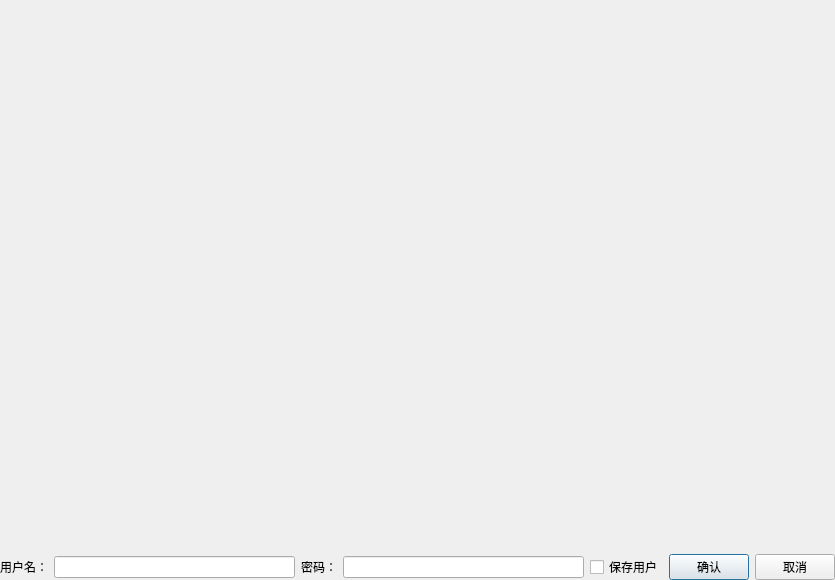
<?xml version="1.0" encoding="UTF-8"?>
<ui version="4.0">
 <class>splash_login_dialog</class>
 <widget class="QDialog" name="splash_login_dialog">
  <property name="windowModality">
   <enum>Qt::NonModal</enum>
  </property>
  <property name="geometry">
   <rect>
    <x>0</x>
    <y>0</y>
    <width>835</width>
    <height>580</height>
   </rect>
  </property>
  <property name="windowTitle">
   <string>splash_login_dialog</string>
  </property>
  <layout class="QVBoxLayout" name="verticalLayout">
   <property name="leftMargin">
    <number>0</number>
   </property>
   <property name="topMargin">
    <number>0</number>
   </property>
   <property name="rightMargin">
    <number>0</number>
   </property>
   <property name="bottomMargin">
    <number>0</number>
   </property>
   <item>
    <widget class="QLabel" name="label">
     <property name="text">
      <string/>
     </property>
     <property name="pixmap">
      <pixmap resource="splash_window.qrc">:/images/splash_icon/splash2.jpg</pixmap>
     </property>
    </widget>
   </item>
   <item>
    <layout class="QHBoxLayout" name="horizontalLayout">
     <item>
      <widget class="QLabel" name="label_2">
       <property name="text">
        <string>用户名：</string>
       </property>
      </widget>
     </item>
     <item>
      <widget class="QLineEdit" name="lineEditUserName"/>
     </item>
     <item>
      <widget class="QLabel" name="label_3">
       <property name="text">
        <string>密码：</string>
       </property>
      </widget>
     </item>
     <item>
      <widget class="QLineEdit" name="lineEditPassword">
       <property name="contextMenuPolicy">
        <enum>Qt::NoContextMenu</enum>
       </property>
       <property name="echoMode">
        <enum>QLineEdit::Password</enum>
       </property>
      </widget>
     </item>
     <item>
      <widget class="QCheckBox" name="checkBox">
       <property name="text">
        <string>保存用户</string>
       </property>
      </widget>
     </item>
     <item>
      <widget class="QPushButton" name="pushButtonOK">
       <property name="text">
        <string>确认</string>
       </property>
      </widget>
     </item>
     <item>
      <widget class="QPushButton" name="pushButtonCancel">
       <property name="text">
        <string>取消</string>
       </property>
      </widget>
     </item>
    </layout>
   </item>
  </layout>
 </widget>
 <resources>
  <include location="splash_window.qrc"/>
 </resources>
 <connections>
  <connection>
   <sender>pushButtonCancel</sender>
   <signal>clicked()</signal>
   <receiver>splash_login_dialog</receiver>
   <slot>reject()</slot>
   <hints>
    <hint type="sourcelabel">
     <x>787</x>
     <y>564</y>
    </hint>
    <hint type="destinationlabel">
     <x>417</x>
     <y>289</y>
    </hint>
   </hints>
  </connection>
 </connections>
</ui>
